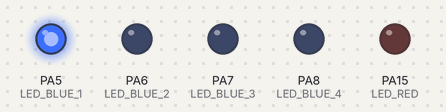
A sketch run on a simulated STM32 Blue Pill. Parts: output pins drawn as LEDs (lit = HIGH).

Above: at 0.2 s.
At 1.2 s:
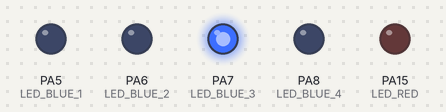
At 1.7 s:
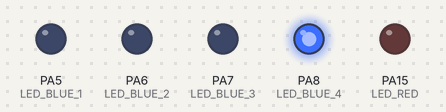
At 2.2 s:
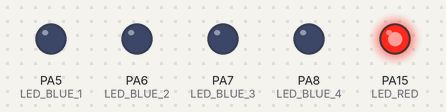
At 4.2 s:
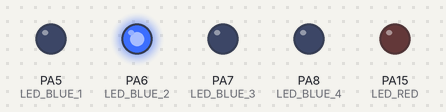
At 6.5 s:
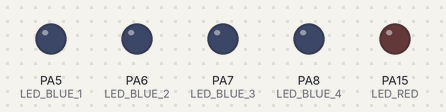
Timing chart, 0 to 8.1 s (numbered marks = the images above):
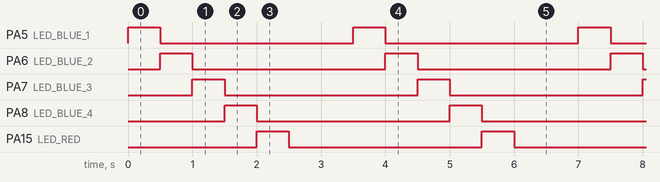

Measured:
- by itself, PA5 (LED_BLUE_1), PA6 (LED_BLUE_2), PA7 (LED_BLUE_3), PA8 (LED_BLUE_4), PA15 (LED_RED): alternates HIGH for 0.50 s and LOW for 3.0 s
- by itself, everything shown: repeats every 3.5 s, in 6 steps

The sketch:

Pebo.ino
```cpp
// Pebo LED Test
// STM32L031G6U6TR

const uint32_t LED_BLUE_1 = PA5;
const uint32_t LED_BLUE_2 = PA6;
const uint32_t LED_BLUE_3 = PA7;
const uint32_t LED_BLUE_4 = PA8;
const uint32_t LED_RED    = PA15;

void setup()
{
  pinMode(LED_BLUE_1, OUTPUT);
  pinMode(LED_BLUE_2, OUTPUT);
  pinMode(LED_BLUE_3, OUTPUT);
  pinMode(LED_BLUE_4, OUTPUT);
  pinMode(LED_RED, OUTPUT);

  // 全部先關閉
  digitalWrite(LED_BLUE_1, LOW);
  digitalWrite(LED_BLUE_2, LOW);
  digitalWrite(LED_BLUE_3, LOW);
  digitalWrite(LED_BLUE_4, LOW);
  digitalWrite(LED_RED, LOW);
}

void loop()
{
  // Blue 1
  digitalWrite(LED_BLUE_1, HIGH);
  delay(500);
  digitalWrite(LED_BLUE_1, LOW);

  // Blue 2
  digitalWrite(LED_BLUE_2, HIGH);
  delay(500);
  digitalWrite(LED_BLUE_2, LOW);

  // Blue 3
  digitalWrite(LED_BLUE_3, HIGH);
  delay(500);
  digitalWrite(LED_BLUE_3, LOW);

  // Blue 4
  digitalWrite(LED_BLUE_4, HIGH);
  delay(500);
  digitalWrite(LED_BLUE_4, LOW);

  // Red
  digitalWrite(LED_RED, HIGH);
  delay(500);
  digitalWrite(LED_RED, LOW);

  delay(1000);
}
```
